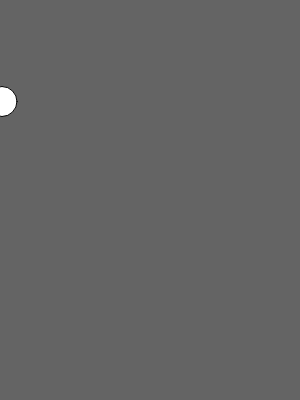
Frame 1 (no input)
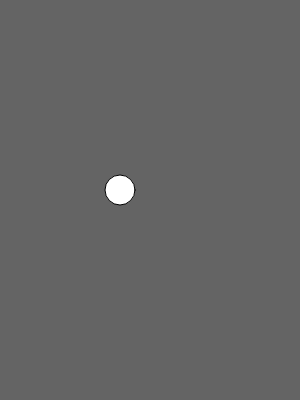
Frame 60 (no input)
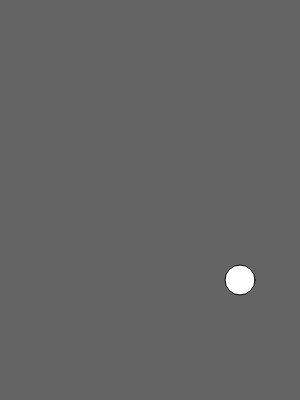
Frame 120 (the mouse pressed at the canvas centre since frame 60)

The p5.js sketch that drew these frames (run headless with seeded random() and noise() and a simulated clock; from frame 60 on, the mouse is pressed at the canvas centre):

// p5.js sketch
// ── sketch.js
var circleX = 0;
var circleY = 100;
var speedX = 1;
var speedY = 1.5;

function setup() {
  createCanvas(300, 400);
}

function draw() {
  background(100);

  if (circleX > width || circleX < 0) {
    speedX = speedX * -1;
  }

  circleX = circleX + speedX;

  if (circleY > height || circleY < 0) {
    speedY = speedY * -1;
  }

  circleX = circleX + speedX;
  circleY = circleY + speedY;

  fill(255);
  ellipse(circleX, circleY, 30, 30);
}
